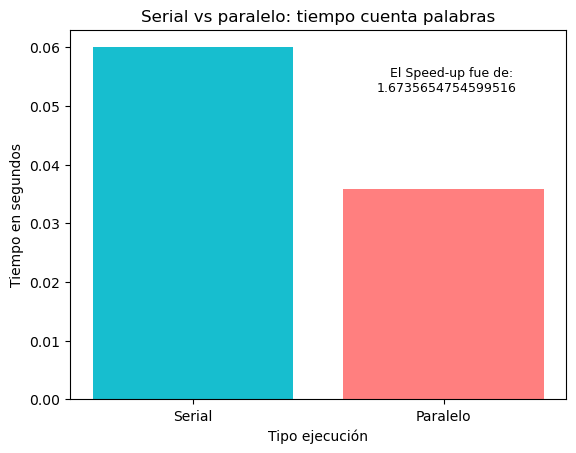

This chart was generated by the following Python code:
import sys
import os
import matplotlib.pyplot as plt
import pandas as pd

def procesar_archivo(nombre_archivo):
    with open(nombre_archivo, 'r') as archivo:
        primera_linea = archivo.readline()
        numero = float(primera_linea.strip())
    return numero

if __name__ == "__main__":
    directorio_actual = os.getcwd()
    os.chdir(f'{directorio_actual}/data')
    
    # Carga los resultados CSV en DataFrames de pandas
    df1 = pd.read_csv("resultados_paralelo.csv")
    df2 = pd.read_csv("resultados_serial.csv")
    iguales = df1.equals(df2)
    if iguales:
        print("Los resultados son iguales.")
    else:
        print("Los resultados son diferentes.")
    
    # Graficamos
    nombre_archivo_serial = 'tiempo_serial.csv'
    nombre_archivo_paralelo = 'tiempo_paralelo.csv'
    resultado_serial = procesar_archivo(nombre_archivo_serial)
    resultado_paralelo = procesar_archivo(nombre_archivo_paralelo)
    valores = [resultado_serial, resultado_paralelo]
    nombres = ['Serial', 'Paralelo']
    fig, ax = plt.subplots()
    ax.bar(nombres, valores, color=['#17becf', '#ff7f7f'])
    ax.text(0.9, 0.9, "El Speed-up fue de: \n"+str(resultado_serial/resultado_paralelo),
             fontsize=9,transform=ax.transAxes,horizontalalignment='right', verticalalignment='top')
    ax.set_title('Serial vs paralelo: tiempo cuenta palabras')
    ax.set_xlabel('Tipo ejecución')
    ax.set_ylabel('Tiempo en segundos')
    # mostrar el gráfico
    plt.show()
